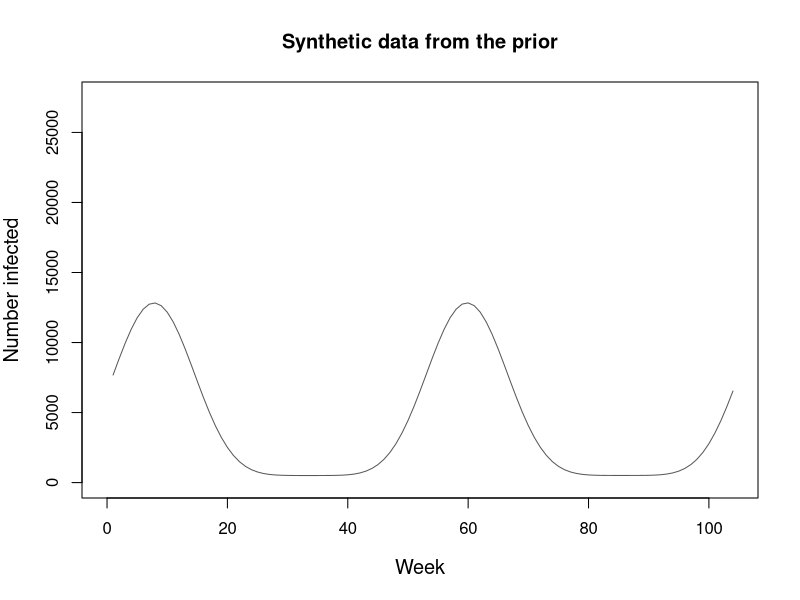
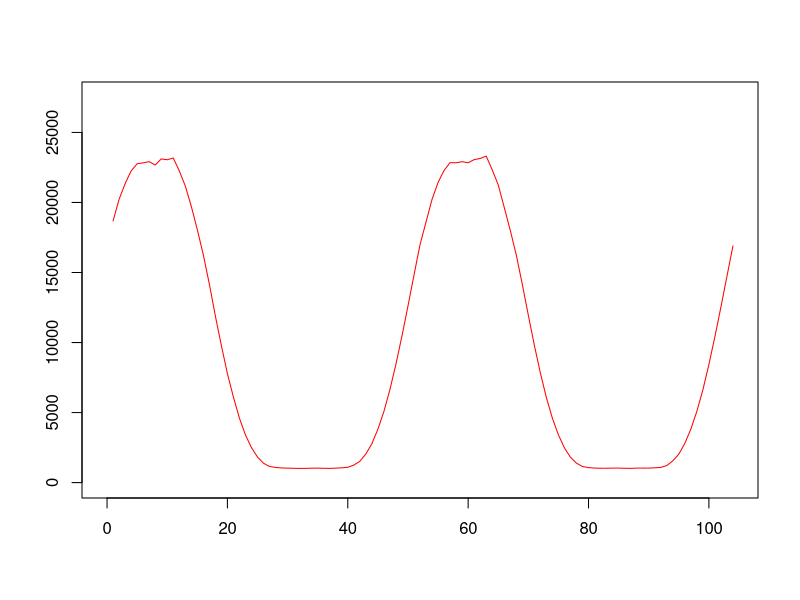
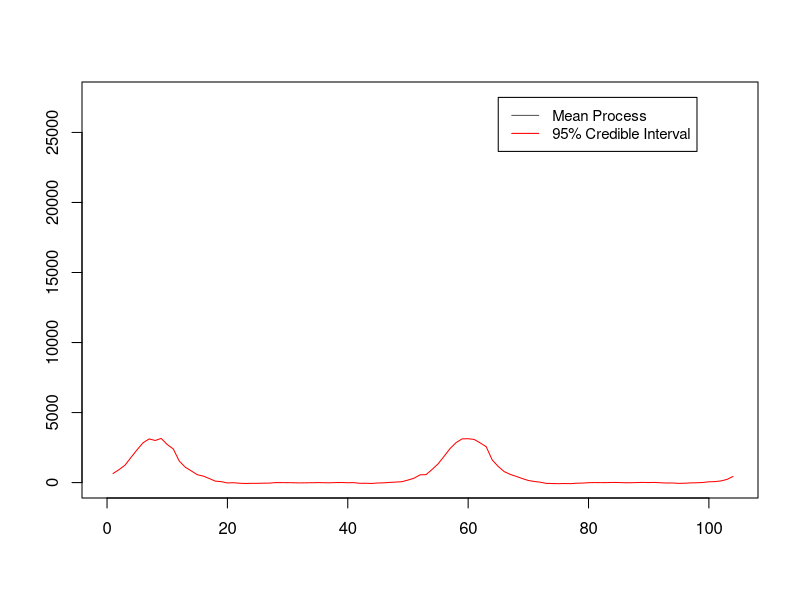
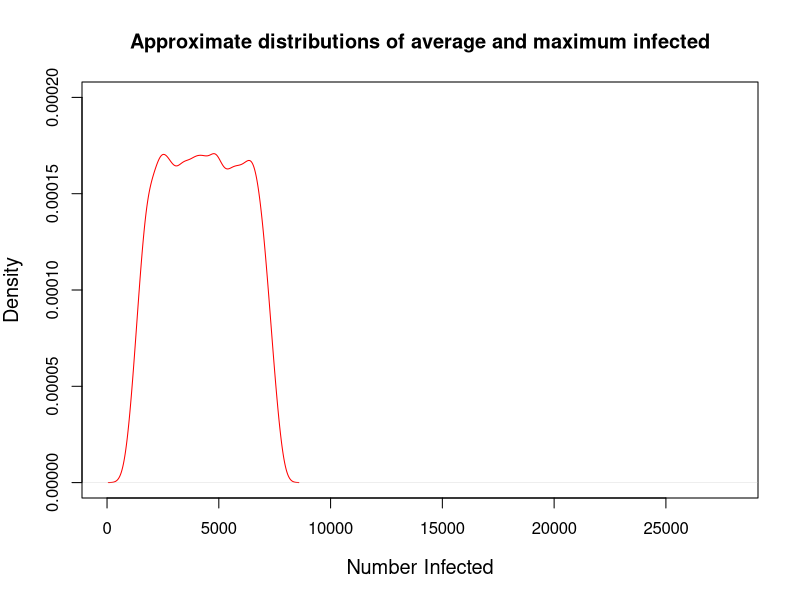
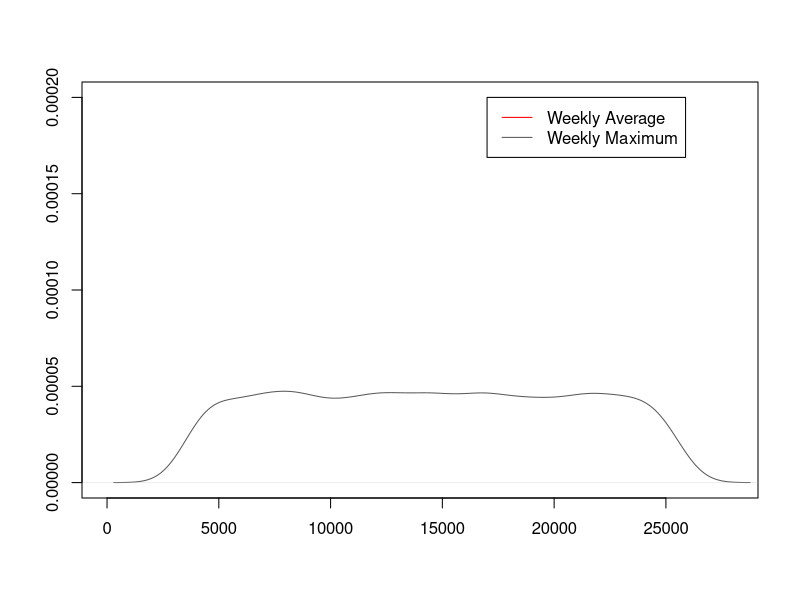

Generate these figures, in order, with R: (Note: this script raises an error after producing the figures.)
weirdsample <- function(n){
  # Input: number of desired observations
  # Output: An n by 104 matrix 
  dat <- matrix(0,n,104)
  for (i in 1:n){
    # Priors
    a <- runif(1,0,1000)
    b1 <- runif(1,3000,25000)
    rho <- runif(1,0.6,0.9)
    l <- runif(1,0.55,0.75)
    th <- runif(1,0,0.2)
    # Produce samples
    t <- c(1:104)
    m <- a + th*t + b1*sin((pi/52)*t - l*pi)^8 
    X <- m + c(arima.sim(list(ar=rho),26,sd=50),arima.sim(list(ar=rho),52,sd=50),arima.sim(list(ar=rho),26,sd=50))
    # Append samples 
    dat[i,] <- X
  }
  return(dat)
}

# Function that produces n samples of Y and phi in a matrix 
thetasample <- function(n){
  # Input: number of desired observations
  # Output: An n by 104+6 matrix of parameters
  dat <- matrix(0,n,109)
  for (i in 1:n){
    a <- runif(1,0,1000)
    b1 <- runif(1,3000,25000)
    rho <- runif(1,0.6,0.9)
    l <- runif(1,0.55,0.75)
    th <- runif(1,0,0.2)
    t <- c(1:104)
    m <- a + th*t + b1*sin((pi/52)*t - l*pi)^8
    X <- m + c(arima.sim(list(ar=rho),26,sd=50),arima.sim(list(ar=rho),52,sd=50),arima.sim(list(ar=rho),26,sd=50))
    # Append samples 
    dat[i,] <- c(X,a,b1,rho,l,th)
  }
  return(dat)
}

# Prior Elicitation: Graphs to consider likeness to relaity 
library(coda)
par(cex.lab=1.2)
sam <- weirdsample(10000)
upper <- c(NA,104)
lower <- c(NA,104)
for(i in 1:104){
  lower[i] <- HPDinterval(as.mcmc(sam[,i]))[1,1] # Lower 
  upper[i] <- HPDinterval(as.mcmc(sam[,i]))[1,2] # Upper
}
avg <- apply(sam[,1:104],2,mean)     
plot(avg, type="l", col = "grey35", xlim = c(0,104), ylim = c(0,27500), xlab = "Week", ylab = "Number infected", main = "Synthetic data from the prior")
plot(upper, type="l", col = "red", xlim = c(0,104), ylim = c(0,27500), xlab ="", ylab ="")
plot(lower, type="l", col = "red", xlim = c(0,104), ylim = c(0,27500), xlab ="", ylab ="")
legend(65, 27500, legend=c("Mean Process", "95% Credible Interval"),
       col=c("grey35", "red"), lty=1, cex=0.9)

# Now plot avg, min, max dist 
weekavg <- c(NA, 10000)
weekmin <- c(NA, 10000)
weekmax <- c(NA, 10000)
for(i in 1:10000){ 
  weekavg[i] <- mean(sam[i,1:104])
  weekmin[i] <- min(sam[i,1:104])
  weekmax[i] <- max(sam[i,1:104])
}
plot(density(weekavg), xlab= "Number Infected", ylab = "Density", ylim = c(0,0.0002), xlim = c(0,28000), main = "Approximate distributions of average and maximum infected", col ="red")
plot(density(weekmax), xlab= "", ylab = "", ylim = c(0,0.0002), xlim = c(0,28000), col = "grey35", main = "")
legend(17000, 0.0002, legend=c("Weekly Average", "Weekly Maximum"),
       col=c("red","grey35"), lty=1, cex=1)
# Prior stats 
mean(weekmax)
HPDinterval(as.mcmc(weekmax))

# Average count across whole sample and HPD
c(mean(weekavg), mean(weekmin), mean(weekmax))
HPDinterval(as.mcmc(weekavg))

# ABC
ABC <- function(n,eps,x){
  # Note: x must be a vector of observations
  raw <- thetasample(n)
  index <- c()
  for (i in 1:n){
    if(max(abs(raw[i,1:52]-x))<eps){ index <- c(index,i) }
  } # index is a vector of the realisations of X that satisfy our condition
  xcond <- raw[index,]
  return(xcond)
}

# Output rejected samples
ABCrej <- function(n,eps,x){
  raw <- thetasample(n)
  index <- c(1)
  for (i in 1:n){
    if(max(abs(raw[i,1:52]-x))<eps){ index <- c(index,i) }
  } 
  xcond <- raw[-index,]
  return(xcond)
} 

# Get the real data 
yr18 <- subset(influenza_activity, year == 2018)
eu <- subset(yr18, yr18$who_region == "European Region of WHO")
eu.con <- eu[,c(5,20)]
dat <- matrix(0,52,2)
for(i in 1:52){ dat[i,] <- c(i,sum(subset(eu.con,eu.con$week == i)$total_num_influenza_positive_viruses)) }
eu18 <- dat[,2]
# Perform ABC on real 
abc <- ABC(100000,3000,eu18)
rej <- ABCrej(100000,3000,eu18)
# Plot for report 
plot(eu18, ylim = c(0,27500), col = "black", xlab = "", ylab = "")
for(i in sample(1:min(nrow(rej),nrow(abc)),50)){
  lines(rej[i,1:52], ylim = c(0,27500), col = "red")
}
for(i in sample(1:min(nrow(rej),nrow(abc)),50)){
  lines(abc[i,1:52], ylim = c(0,27500), col = "green")
  lines(rej[i,1:52], ylim = c(0,27500), col = "red")
}
plot(eu18, ylim = c(0,27500), col = "black", pch=19, ylab = "Number Infected", xlab = "Weeks of 2018", main = "Acceptances of ABC by EU data")
legend(35, 25000, legend=c("Accepted", "Rejected","EU 2018"),
       col=c("green","red","black"), lty = c(1, 1, NA), pch = c(NA, NA, 19), cex=1)

# Compare 2017 to 2018
yr17 <- subset(influenza_activity, year == 2017)
eu <- subset(yr17, yr17$who_region == "European Region of WHO")
eu.con <- eu[,c(5,20)]
dat <- matrix(0,52,2)
for(i in 1:52){
  dat[i,] <- c(i,sum(subset(eu.con,eu.con$week == i)$total_num_influenza_positive_viruses))
}
eu17 <- dat[,2] 
# Plot 2018 on top of the prediction for 2018
abc <- ABC(100000,5000,eu17)
nrow(abc)
upper <- c(NA,52)
lower <- c(NA,52)
for(i in 53:104){
  lower[i] <- HPDinterval(as.mcmc(abc[,i]))[1,1] # Lower 
  upper[i] <- HPDinterval(as.mcmc(abc[,i]))[1,2] # Upper
}
avg <- apply(abc[,53:104],2,mean)     
plot(avg, type="l", col = "grey35", xlim = c(0,52), ylim = c(0,21000), xlab = "Weeks of 2018", ylab = "Number infected", main = "2018 European Forecast")
par(new=T)
plot(upper[53:104], type="l", col = "red", xlim = c(0,52), ylim = c(0,21000), xlab ="", ylab ="")
par(new=T)
plot(lower[53:104], type="l", col = "red", xlim = c(0,52), ylim = c(0,21000), xlab ="", ylab ="")
par(new=T)
plot(eu18, col = "black", xlim = c(0,52), ylim = c(0,21000), xlab ="", ylab ="", pch = 19)
legend(30, 21000, legend=c("Posterior mean", "95% Credible Interval", "Observed 2018 process"),
       col=c("grey35", "red", "black"), lty = c(1, 1, NA), pch = c(NA, NA, 19), cex=1)

# Probabilistic statements about the posterior 
weekmax <- c(NA, nrow(abc))
for(i in 1:nrow(abc)){ 
  weekmax[i] <- max(abc[i,53:104])
}
# Posterior
mean(weekmax)
HPDinterval(as.mcmc(weekmax))

# Look at how the distribution of the parameters shift 
hist(abc[,105])
hist(abc[,106])
hist(abc[,107])
hist(abc[,108])
hist(abc[,109])
#a,b1,rho,l,th

#################
# BF estimation #
#################

postMM <- function(theta){
  # Input: parameter vector 
  # Output: log of the value of the density of f(eu data|theta) 
  sum <- 0 
  for(i in 1:52){
    sum <- sum + log(dnorm(eu18[i],theta[i],1))
  }
  return(sum)
}
ksample <- function(n,k){
  # Input: number of desired observations
  # Output: An n by 104 matrix 
  dat <- matrix(0,n,104)
  for (i in 1:n){
    # Priors
    a <- runif(1,0,1000)
    b1 <- runif(1,3000,25000)
    rho <- runif(1,0.6,0.9)
    l <- runif(1,0.55,0.75)
    th <- runif(1,0,0.2)
    # Produce samples
    t <- c(1:104)
    m <- a + th*t + b1*sin((pi/52)*t - l*pi)^k 
    X <- m + c(arima.sim(list(ar=rho),26,sd=50),arima.sim(list(ar=rho),52,sd=50),arima.sim(list(ar=rho),26,sd=50))
    # Append samples 
    dat[i,] <- X
  }
  return(dat)
}

# Naive Estimation
B <- 10000 # Number of samples to draw and average 
p <- rep(0,6)
ind <- c(8,10,12,16,20,30)
for (k in 1:6){
  for (i in 1:B){
    p[k] <- p[k] + (postMM(ksample(1,ind[k])))}
}
par(new=F)
plot(exp(p/B))


# Plot the prediction 
upper <- c(NA,52)
lower <- c(NA,52)
for(i in 53:104){
  lower[i] <- HPDinterval(as.mcmc(abc[,i]))[1,1] # Lower 
  upper[i] <- HPDinterval(as.mcmc(abc[,i]))[1,2] # Upper
}
m <- apply(abc[,53:104],2,mean)     
plot(m, type="l", col = "grey35", xlim = c(0,52), ylim = c(0,21000), xlab = "Week", ylab = "Number infected", main = "Posterior prediciton for Europe 2019")
par(new=T)
plot(upper[53:104], type="l", col = "red", xlim = c(0,52), ylim = c(0,21000), xlab ="", ylab ="")
par(new=T)
plot(lower[53:104], type="l", col = "red", xlim = c(0,52), ylim = c(0,21000), xlab ="", ylab ="")
legend(25, 20000, legend=c("Posterior Mean", "HPD Interval"),
       col=c("grey35", "red"), lty=1, cex=0.9)
